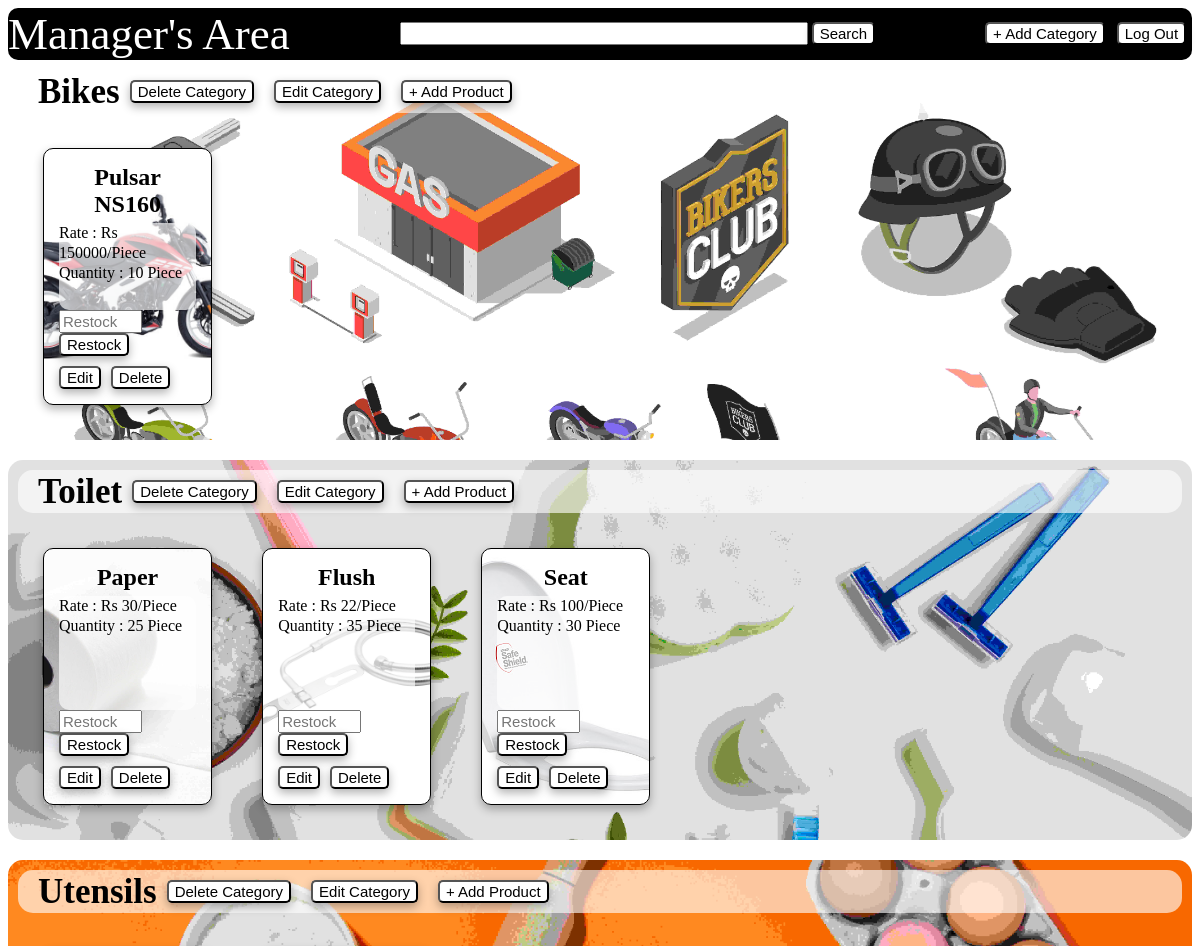
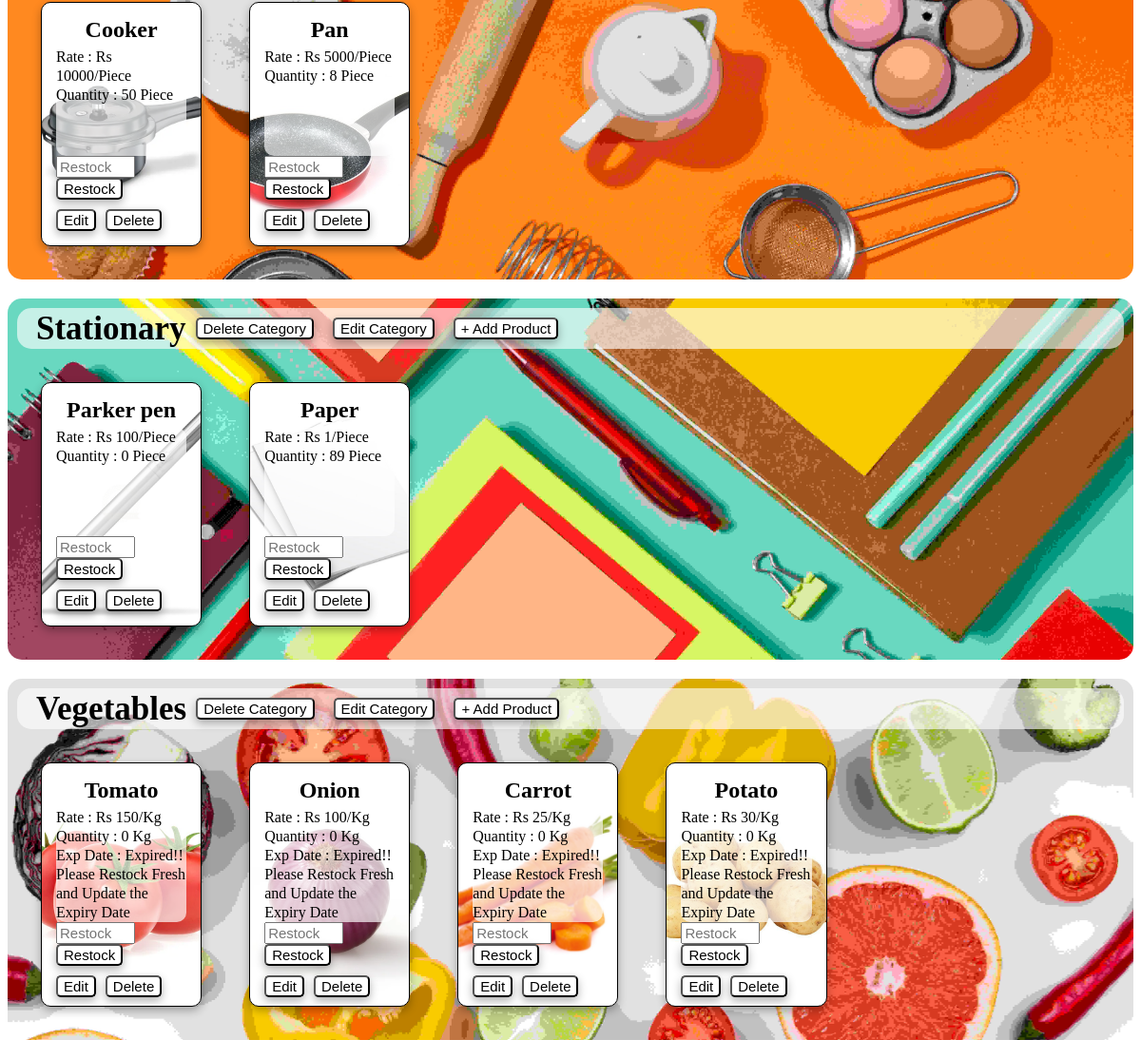
Screenshot of /manager/dashboard (signed in) with the database file from the repository (2 pictures, top to bottom).
### app.py (models this page shows)
class Category(db.Model):
    __tablename__ = 'Category'
    Cat_id = db.Column(db.Integer , primary_key = True)
    Cat_name = db.Column(db.String , nullable = False , unique = True)
    is_Deleted = db.Column(db.Integer , nullable = False)
    image_link = db.Column(db.String)

class Inventory(db.Model):
    __tablename__ = 'Inventory'
    Prod_id = db.Column(db.Integer , primary_key = True)
    Prod_name = db.Column(db.String , nullable = False)
    Prod_price_rs = db.Column(db.Integer , nullable = False)
    Price_per = db.Column(db.String , nullable = False)
    Cat_id = db.Column(db.Integer , db.ForeignKey("Category.Cat_id") , nullable = False)
    Quantity = db.Column(db.Integer)
    is_Deleted = db.Column(db.Integer , nullable = False)
    Expiry_date = db.Column(db.String)
    is_Expired = db.Column(db.Integer)
    product_image = db.Column(db.String)

### app.py (the view)
@app.route("/manager/dashboard" , methods = ["GET" , "POST"])
@login_required
def manager_dash():
    category_list = {}
    image_list = {}
    products = Inventory.query.filter(Inventory.is_Deleted == 0).all()
    for product in products:
        expiry_date = None
        category = Category.query.filter(Category.Cat_id == product.Cat_id).first()
        if category.Cat_name not in category_list:
            category_list[category.Cat_name] = []
        item_dic = {}
        item_dic['prod_id'] = product.Prod_id
        item_dic['prod_name'] = product.Prod_name
        item_dic['price'] = product.Prod_price_rs
        item_dic['per'] = product.Price_per
        item_dic['image'] = product.product_image
        if category.Cat_name not in image_list.keys():
            image_list[category.Cat_name] = category.image_link
        if product.Expiry_date and datetime.datetime.strptime(product.Expiry_date , '%Y-%m-%d').date() <= datetime.date.today():
            product.Quantity = 0
            product.is_Expired = 1
            db.session.commit()
            item_dic['expiry_date'] = 'Expired!! Please Restock Fresh and Update the Expiry Date'
        else:
            if not product.Expiry_date:
                product.is_Expired = 0
                db.session.commit()
            item_dic['expiry_date'] = product.Expiry_date
        item_dic['quantity'] = product.Quantity
        category_list[category.Cat_name].append(item_dic)
    empty_cat = Category.query.filter(Category.is_Deleted == 0).all()
    for cat in empty_cat:
        if cat.Cat_name not in category_list:
            category_list[cat.Cat_name] = []
        if category.Cat_name not in image_list.keys():
            image_list[category.Cat_name].append(category.image_link)
    return render_template("manager_dashboard.html" , category_list = category_list , image_list = image_list)

### app.py (called while the page is built)
@login_manager.user_loader
def user_loader(user_id):
    return User.query.get(int(user_id))

### templates/manager_dashboard.html (shortened to what this page needs)
<!DOCTYPE html>
<html lang="en">
<head>
    <link rel="stylesheet" href="/static/manager_dash.css">
</head>
<body>
    <nav>
        <ul>
            <li class="manager-area">Manager's Area</li>
            <li class="add-category">
                <button class="btn" onclick="location.href='/manager/add_category';">+ Add Category</button>
            </li>
            <li class="search">
                <form action = "/manager/search" method = "POST">
                    <input type="text" id="search" name="search" >
                    <input type="submit" value="Search" class="btn">
                </form>
            </li>
            <li class="log-out">
                <form action = "/log_out" method = "POST">
                    <button type="submit" onclick="return confirm('Sure to Logout ? ');" class="btn">Log Out</button>
                </form>
            </li>
        </ul>
    </nav>
        {% for category, products in category_list.items()|reverse %}
        {% if image_list[category] %}
        <div class="category" style=" background-image: url({{ image_list[category] }}); background-size: 100% auto; ">
        {% else %}
        <div class="category">
        {% endif %}
                <div class="actions">
                    {{ category }}
                    <form action = "/manager/{{ category }}/delete" method = "POST">
                    <button type = "submit" onclick="return confirm('Are you sure you want to delete this from category?');" class="btn" style="margin: 10px;">Delete Category</button>
                    </form>
                    <button onclick= "location.href = '/manager/{{ category }}/update'; " class="btn" style="margin: 10px;">Edit Category</button>
                    <button onclick="location.href = '/manager/{{ category }}/add_product' ; " class="btn" style="margin: 10px;">+ Add Product</button>
                </div>
            {% for prod in products %}
            {% if prod['image'] %}
            <div class="product-card" style=" background-image: url({{ prod['image'] }}); background-size: auto 100%; background-position: center center; ">
            {% else %}
            <div class="product-card">
            {% endif %}
                    <h2>{{ prod["prod_name"] }}</h2>
                    <div class="content">
                        Rate : Rs {{ prod["price"] }}/{{ prod["per"] }}
                        Quantity : {{ prod["quantity"] }} {{ prod["per"] }}<br>
                        {% if prod['expiry_date'] %}
                        Exp Date : {{  prod['expiry_date']  }}
                        {% endif %}
                    </div>
                    <div class="prod-action">
                        <form action = "/manager/{{ prod['prod_id'] }}/restock" method = "POST">
                                <input type="number" name="quantity" id="quantity-input"  min="0" required placeholder="Restock">
                                <button type="submit" onclick="alert('{{ prod['prod_name'] }} restocked successfully')" class="prod-btn">Restock</button>
                        </form>
                        <div class="edit-delete-btn">
                        <button onclick="location.href = '/manager/{{ prod['prod_id'] }}/edit_product';" class="prod-btn">Edit</button>
                        <form action = "/manager/{{ prod['prod_id'] }}/delete" method = "POST">
                            <button type="submit" onclick="return confirm('Are you sure you want to delete this product?');" class="prod-btn">Delete</button>
                        </form>
                        </div>
                    </div>
                </div>
            {% endfor %}
        </div>
        {% endfor %}
</body>
</html>

### static/manager_dash.css (style rules this page uses)
ul { list-style-type: none; margin: 0; padding: 0; }
nav { margin: auto; background-color: #000000; color: white; border-radius: 10px; }
nav ul { display: flex; }
li.manager-area { font-size: 45px; margin-right: auto; }
li.log-out { margin-top: 1.2%; margin-left: 1%; margin-right: 0.5%; order: 4; }
li.search { margin-top: 1.2%; order: 2; margin-right: auto; margin-left: 0; }
li.add-category { margin-top: 1.2%; order: 3; }
li.search input[type = text] { font-size: 15px; width:400px; }
.btn { font-size: 15px; background-color: #ffffff; border-radius: 5px; color: rgb(0, 0, 0); cursor: pointer; -webkit-transition: all 0.3s ease; transition: all 0.3s ease; box-shadow: 0 4px 10px rgba(0, 0, 0, 0.3); }
.category:nth-of-type(3n + 1) { background-image: linear-gradient(to right, #017219, #93be93); }
.category:nth-of-type(3n + 2) { background-image: linear-gradient(to right, #5f0202, #be9393); }
.category:nth-of-type(3n) { background-image: linear-gradient(to right, #010372, #9394be); }
.category { display: flex; flex-wrap: wrap; padding: 10px; margin-bottom: 20px; height:fit-content; border-radius: 15px; }
.category .actions { display: flex; align-items: center; padding: 0 20px; height: auto; background-color: rgba(255, 255, 255, 0.624); color: rgb(0, 0, 0); font-size: 35px; flex-basis: 100%; border-radius: 15px; font-weight: bold; margin-bottom: 10px; }
.category .actions form { display: flex; align-items: center; }
.product-card { flex-basis: calc(13.5% - 20px); height:225px; margin: 25px; padding: 15px; border: 1px solid #000000; border-radius: 10px; background-image: linear-gradient(to bottom, #ffffff, #404040); box-shadow: 0 2px 4px rgba(0, 0, 0, 0.1); cursor: pointer; -webkit-transition: all 0.3s ease; transition: all 0.3s ease; box-shadow: 0 4px 10px rgba(0, 0, 0, 0.3); display: flex; flex-direction: column; justify-content: space-between; }
.product-card h2 { text-align: center; margin: 0; }
.product-card .content { background-color: rgba(255, 255, 255, 0.67); background-size: auto 225px; font-size: 16px; margin-top: 5px; line-height: 20px; flex-grow: 1; border-radius: 10px; }
.prod-action input[type = 'number'] { font-size: 15px; width:75px; }
.prod-btn { font-size: 15px; background-color: #ffffff; border-radius: 5px; color: rgb(0, 0, 0); cursor: pointer; -webkit-transition: all 0.3s ease; transition: all 0.3s ease; box-shadow: 0 4px 10px rgba(0, 0, 0, 0.3); }
.edit-delete-btn { margin-top: 10px; display: flex; gap:10px; }

### rows the page displays
Category: Cat_name+image_link (picture), Cat_name "Bikes"
Inventory: image (picture), prod_name "Pulsar NS160", price "150000", per "Piece", quantity "10"
Category: Cat_name+image_link (picture), Cat_name "Toilet"
Inventory: image (picture), prod_name "Paper", price "30", per "Piece", quantity "25"
Inventory: image (picture), prod_name "Flush", price "22", per "Piece", quantity "35"
Inventory: image (picture), prod_name "Seat", price "100", per "Piece", quantity "30"
Category: Cat_name+image_link (picture), Cat_name "Utensils"
Inventory: image (picture), prod_name "Cooker", price "10000", per "Piece", quantity "50"
Inventory: image (picture), prod_name "Pan", price "5000", per "Piece", quantity "8"
Category: Cat_name+image_link (picture), Cat_name "Stationary"
Inventory: image (picture), prod_name "Parker pen", price "100", per "Piece", quantity "0"
Inventory: image (picture), prod_name "Paper", price "1", per "Piece", quantity "89"
Category: Cat_name+image_link (picture), Cat_name "Vegetables"
Inventory: image (picture), prod_name "Tomato", price "150", per "Kg", quantity "0", expiry_date "Expired!! Please Restock Fresh and Update the Expiry Date"
Inventory: image (picture), prod_name "Onion", price "100", per "Kg", quantity "0", expiry_date "Expired!! Please Restock Fresh and Update the Expiry Date"
Inventory: image (picture), prod_name "Carrot", price "25", per "Kg", quantity "0", expiry_date "Expired!! Please Restock Fresh and Update the Expiry Date"
Inventory: image (picture), prod_name "Potato", price "30", per "Kg", quantity "0", expiry_date "Expired!! Please Restock Fresh and Update the Expiry Date"
